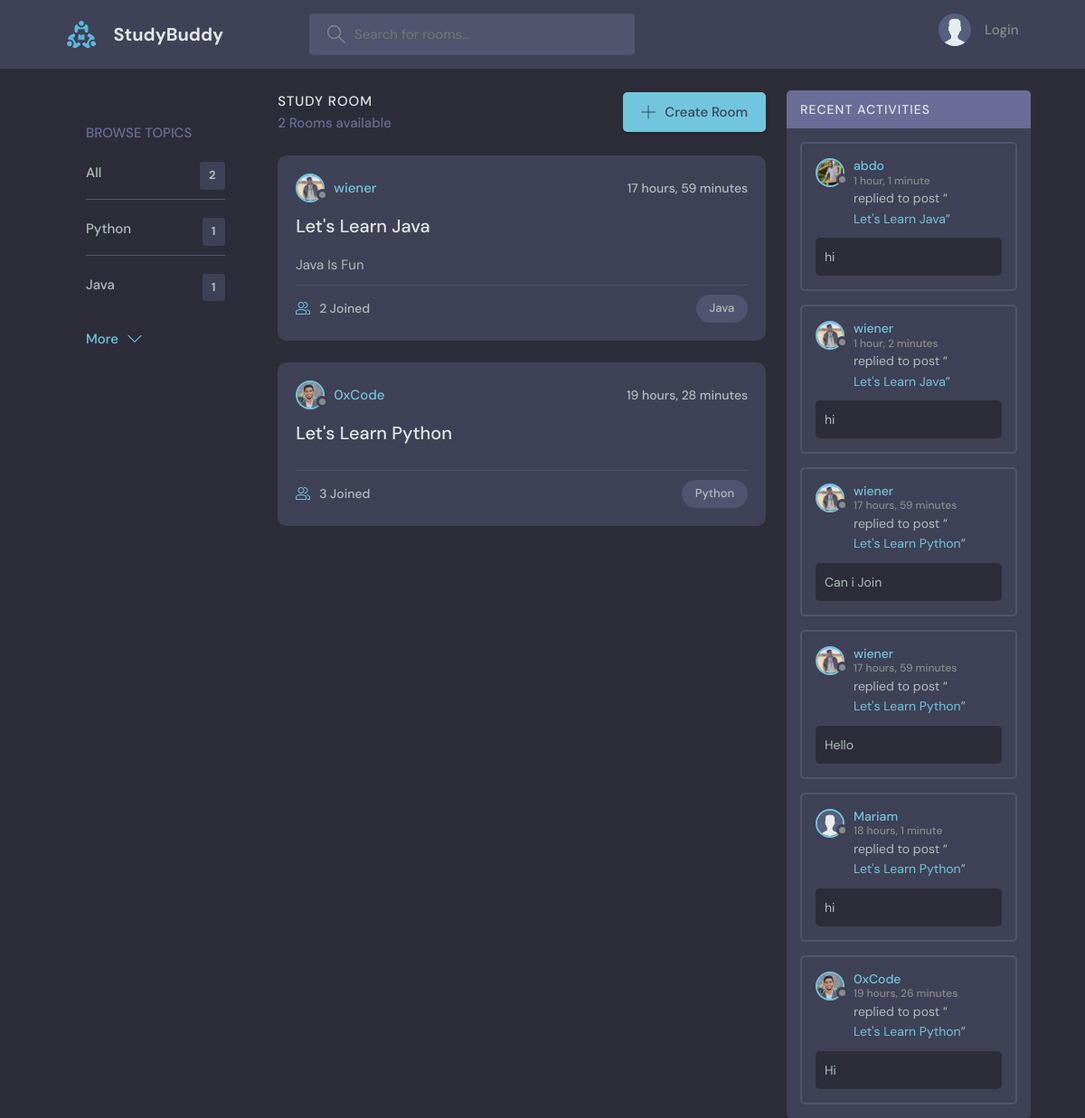
The page / on the database its author committed.
### base/models.py (models this page shows, shortened)
class Topic(models.Model):
    name = models.CharField(max_length=255)
    description = models.TextField(null=True, blank=True)
    updated = models.DateTimeField(auto_now=True)
    created = models.DateTimeField(auto_now_add=True)

class Room(models.Model):
    host = models.ForeignKey(User, on_delete=models.CASCADE, null=True)
    topic = models.ForeignKey(Topic, on_delete=models.CASCADE , null=True)
    name = models.CharField(max_length=255)
    description = models.TextField(null=True, blank=True)
    participants = models.ManyToManyField(User, related_name='participants', blank=True)
    updated = models.DateTimeField(auto_now=True)
    created = models.DateTimeField(auto_now_add=True)
    def __str__(self):
        return f"{self.name}"
    class Meta:
        ordering = ['-updated', '-created']

class User(AbstractUser):
    name = models.CharField(max_length=255)
    username = models.CharField(max_length=255, unique=True)
    email = models.EmailField(unique=True)
    bio = models.TextField(null=True, blank=True)
    avatar = models.ImageField(null=True, default='avatar.svg')
    USERNAME_FIELD = 'email'
    REQUIRED_FIELDS = []

class Message(models.Model):
    user = models.ForeignKey(User, on_delete=models.CASCADE)
    room = models.ForeignKey(Room, on_delete=models.CASCADE)
    body = models.TextField()
    updated = models.DateTimeField(auto_now=True)
    created = models.DateTimeField(auto_now_add=True)
    class Meta:
        ordering = ['-updated', '-created']

### base/views.py (the view)
# urls.py: path('', views.home, name='home'),
def home(request):
    q = request.POST.get('q') if request.POST.get('q') != None else ''
    rooms = Room.objects.filter(
        Q(topic__name__icontains = q)|
        Q(name__icontains = q)|
        Q(description__icontains = q)
        ) if q != '' else Room.objects.all()
    room_messages = Message.objects.filter(Q(room__topic__name__icontains = q)) if q != '' else Message.objects.all()
    room_count = rooms.count()
    topics = Topic.objects.all();
    context = {
            'rooms': rooms,
            'topics': topics,
            'room_count': room_count,
            'room_messages': room_messages
            }
    return render(request,'base/home.html', context)

### base/templates/base/home.html (shortened to what this page needs)
{% extends "main.html" %}
{%load static%}
{% block content %}
<main class="layout layout--3">
  <div class="container">
    {% include 'base/components/sidebar.html' %}
    <div class="roomList">
      <div class="roomList__header">
        <div>
          <h2>Study Room</h2>
          <p>{{rooms.count}} Rooms available</p>
        </div>
        <a class="btn btn--main" href="{% url 'create-room' %}">
          <svg version="1.1" xmlns="http://www.w3.org/2000/svg" width="32" height="32" viewBox="0 0 32 32">
            <title>add</title>
            <path
              d="M16.943 0.943h-1.885v14.115h-14.115v1.885h14.115v14.115h1.885v-14.115h14.115v-1.885h-14.115v-14.115z">
            </path>
          </svg>
          Create Room
        </a>
      </div>
      {% include 'base/components/feed.html'%}
    </div>
    <div class="activities">
      <div class="activities__header">
        <h2>Recent Activities</h2>
      </div>
      {% include 'base/components/activity.html'%}
    </div>
  </div>
</main>
{% endblock %}

### base/templates/base/components/sidebar.html
<div class="topics-page layout__body">
    <div class="topics">
        <div class="topics__header">
            <h2>Browse Topics</h2>
        </div>
        <ul class="topics__list">
            <li>
                <a href="{% url 'home' %}">All <span>{{ topics.count }}</span></a>
            </li>
            {% for topic in topics %}
            <li>
                <a href="{% url 'home' %}?q={{ topic.name }}">{{ topic.name }} <span>
                    {{topic.room_set.all.count}}</span></a>
            </li>
            {% endfor %}
        </ul>
        <a class="btn btn--link" href="{% url 'topics' %}">
            More
            <svg version="1.1" xmlns="http://www.w3.org/2000/svg" width="32" height="32" viewBox="0 0 32 32">
                <title>chevron-down</title>
                <path d="M16 21l-13-13h-3l16 16 16-16h-3l-13 13z"></path>
            </svg>
        </a>
    </div>
</div>

### base/templates/base/components/feed.html (shortened to what this page needs)
{% load static %}
{%for room in rooms%}
<div class="roomListRoom">
    <div class="roomListRoom__header">
        <a href="{%url 'profile' room.host.id%}" class="roomListRoom__author">
            <div class="avatar avatar--small">
                <img src="{{room.host.avatar.url}}" />
            </div>
            <span>{{room.host.username}}</span>
        </a>
        <div class="roomListRoom__actions">
            <span>{{room.created|timesince}}</span>
        </div>
    </div>
    <div class="roomListRoom__content">
        <a href="{% url 'room' room.id %}">{{room.name}}</a>
        <p>
            {{room.description}}
        </p>
    </div>
    <div class="roomListRoom__meta">
        <a href="{% url 'room' room.id %}" class="roomListRoom__joined">
            {{room.participants.all.count}} Joined
        </a>
        <p class="roomListRoom__topic">{{room.topic.name}}</p>
    </div>
</div>
{%endfor%}

### base/templates/base/components/activity.html (shortened to what this page needs)
{% load static%}
{%for message in room_messages|slice:":6" %}
<div class="activities__box">
    <div class="activities__boxHeader roomListRoom__header">
        <a href="{%url 'profile' message.user.id%}" class="roomListRoom__author">
            <div class="avatar avatar--small">
                <img src="{{message.user.avatar.url}}" />
            </div>
            <p>
                {{message.user.username}}
                <span>{{message.created|timesince}}</span>
            </p>
        </a>
    </div>
    <div class="activities__boxContent">
        <p>replied to post “<a href="{% url 'room' message.room.id %}">{{message.room}}</a>”</p>
        <div class="activities__boxRoomContent">
            {{message.body}}
        </div>
    </div>
</div>
{%endfor%}

### rows shown on the page
Topic: name "Python", room_set.all.count "1"
Topic: name "Java", room_set.all.count "1"
Room: host.avatar (picture), host.username "wiener", created "17 hours, 59 minutes", name "Let's Learn Java", description "Java Is Fun", participants.all.count "2", topic.name "Java"
Room: host.avatar (picture), host.username "0xCode", created "19 hours, 28 minutes", name "Let's Learn Python", participants.all.count "3", topic.name "Python"
Message: user.avatar (picture), user.username "abdo", created "1 hour, 1 minute", room "Let's Learn Java", body "hi"
Message: user.avatar (picture), user.username "wiener", created "1 hour, 2 minutes", room "Let's Learn Java", body "hi"
Message: user.avatar (picture), user.username "wiener", created "17 hours, 59 minutes", room "Let's Learn Python", body "Can i Join"
Message: user.avatar (picture), user.username "wiener", created "17 hours, 59 minutes", room "Let's Learn Python", body "Hello"
Message: user.avatar (placeholder picture), user.username "Mariam", created "18 hours, 1 minute", room "Let's Learn Python", body "hi"
Message: user.avatar (picture), user.username "0xCode", created "19 hours, 26 minutes", room "Let's Learn Python", body "Hi"

### other values the page prints
{{ topics.count }} "2"
{{ rooms.count }} "2"
